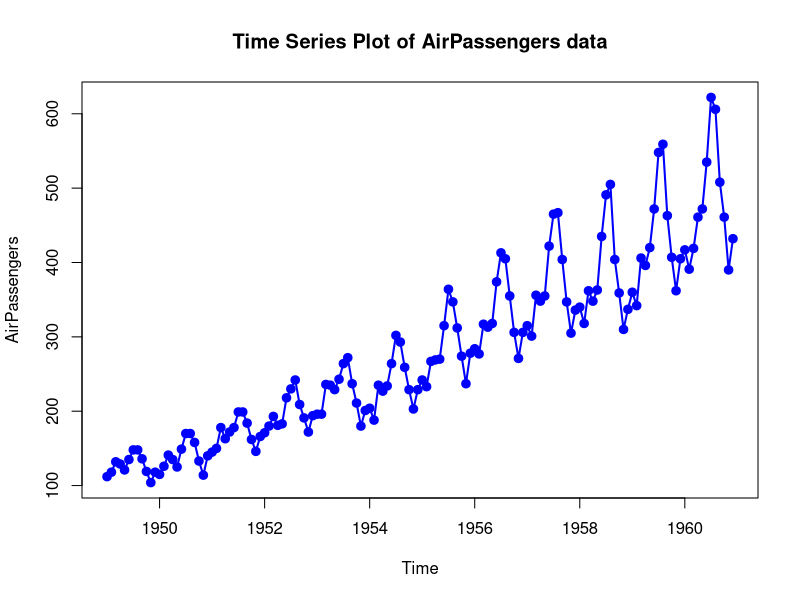
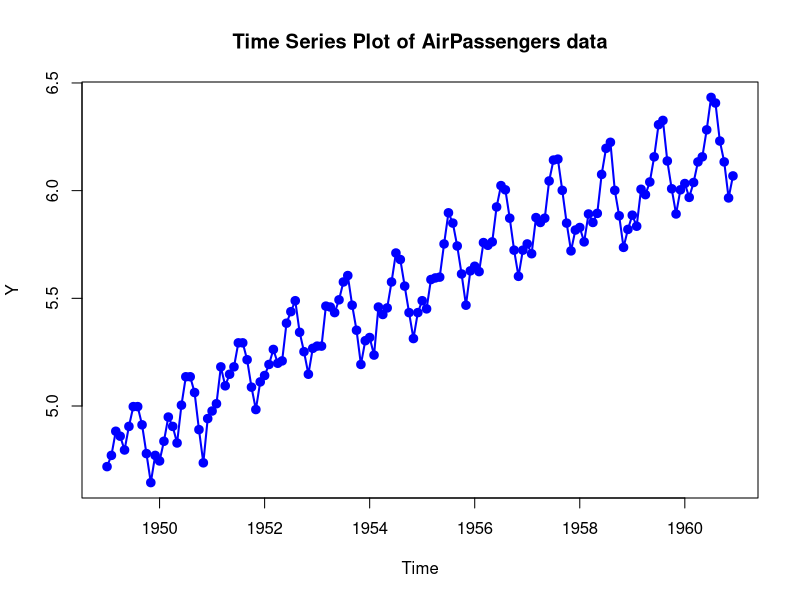
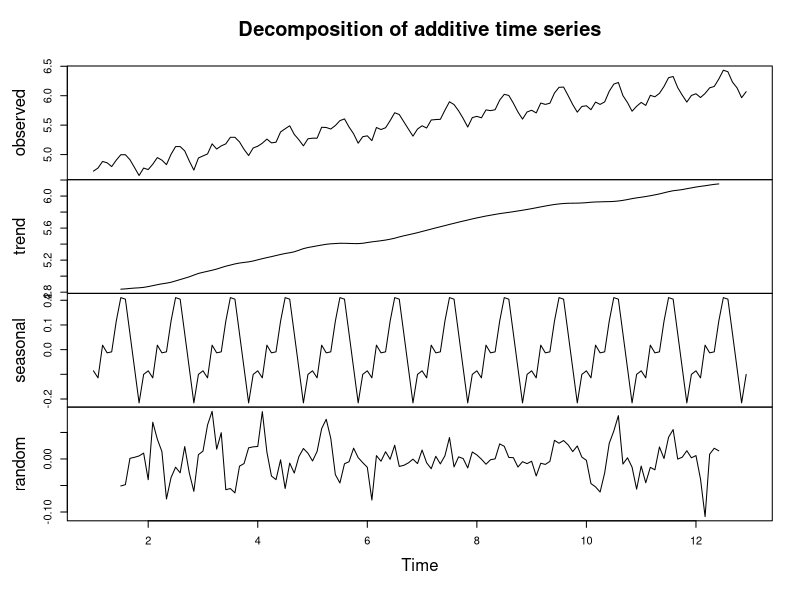
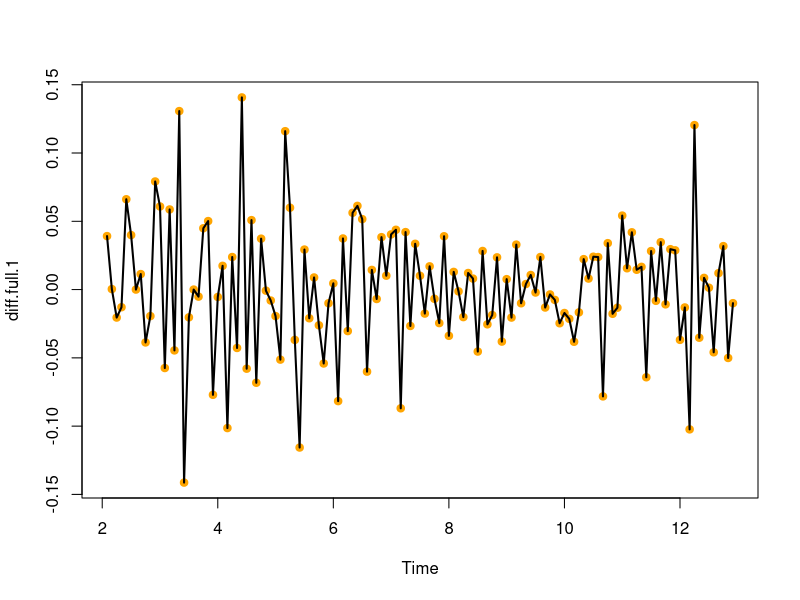

Reproduce these figures in R, in order. (Note: this script raises an error after producing the figures.)
plot(AirPassengers , type = "o", lwd = 2, pch = 19 , col = "blue" ,
     main = "Time Series Plot of AirPassengers data")

Y <- log(AirPassengers)

plot(Y , type = "o" , pch = 19 , col = "blue" , lwd = 2,
     main = "Time Series Plot of AirPassengers data")
class(Y)

Y <- ts(Y, frequency = 12)
plot(decompose(Y , type = "additive"))

diff.season <- diff(Y , 12)
diff.full.1 <- diff(diff.season , 1)
plot(diff.full.1, type = "p", pch = 19, col = "orange")
lines(diff.full.1, lwd = 2, type = "l")

acf2(diff.full.1)

model_1 <- sarima(Y , 1 , 1 , 1 , 1 , 1 , 1 , 12)
model_2 <- sarima(Y , 1 , 1 , 3 , 1 , 1 , 1 , 12)

sarima.for(Y,24,1,1,1,1,1,1,12)
